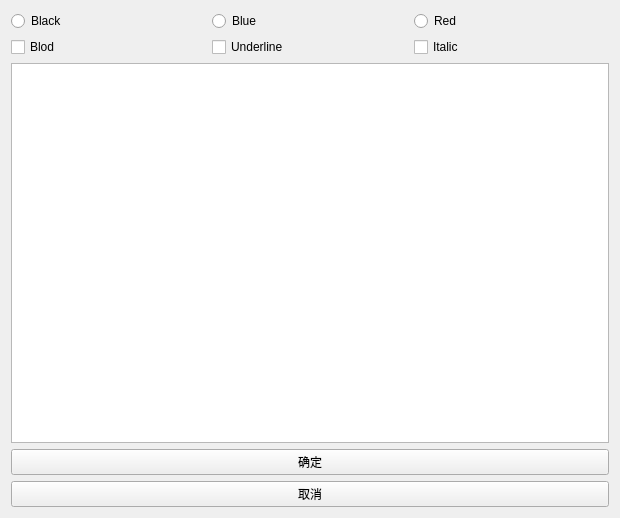
<?xml version="1.0" encoding="UTF-8"?>
<ui version="4.0">
 <class>Notepad</class>
 <widget class="QWidget" name="Notepad">
  <property name="geometry">
   <rect>
    <x>0</x>
    <y>0</y>
    <width>620</width>
    <height>518</height>
   </rect>
  </property>
  <property name="windowTitle">
   <string>Form</string>
  </property>
  <layout class="QVBoxLayout" name="verticalLayout">
   <item>
    <layout class="QHBoxLayout" name="horizontalLayout">
     <item>
      <widget class="QRadioButton" name="blackRadioBtn">
       <property name="text">
        <string>Black</string>
       </property>
      </widget>
     </item>
     <item>
      <widget class="QRadioButton" name="blueRadioBtn">
       <property name="text">
        <string>Blue</string>
       </property>
      </widget>
     </item>
     <item>
      <widget class="QRadioButton" name="redRadioBtn">
       <property name="text">
        <string>Red</string>
       </property>
      </widget>
     </item>
    </layout>
   </item>
   <item>
    <layout class="QHBoxLayout" name="horizontalLayout_2">
     <item>
      <widget class="QCheckBox" name="checkBox_3">
       <property name="text">
        <string>Blod</string>
       </property>
      </widget>
     </item>
     <item>
      <widget class="QCheckBox" name="checkBox_2">
       <property name="text">
        <string>Underline</string>
       </property>
      </widget>
     </item>
     <item>
      <widget class="QCheckBox" name="checkBox">
       <property name="text">
        <string>Italic</string>
       </property>
      </widget>
     </item>
    </layout>
   </item>
   <item>
    <widget class="QPlainTextEdit" name="plainTextEdit"/>
   </item>
   <item>
    <widget class="QPushButton" name="okBtn">
     <property name="text">
      <string>确定</string>
     </property>
    </widget>
   </item>
   <item>
    <widget class="QPushButton" name="cancelBtn">
     <property name="text">
      <string>取消</string>
     </property>
    </widget>
   </item>
  </layout>
 </widget>
 <resources/>
 <connections/>
</ui>
